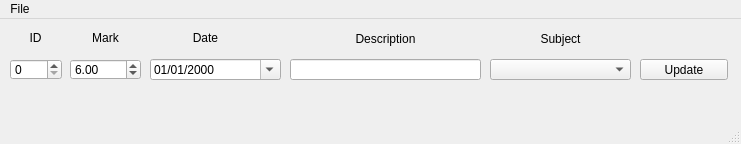
<?xml version="1.0" encoding="UTF-8"?>
<ui version="4.0">
 <class>upMKClass</class>
 <widget class="QMainWindow" name="upMKClass">
  <property name="geometry">
   <rect>
    <x>0</x>
    <y>0</y>
    <width>741</width>
    <height>144</height>
   </rect>
  </property>
  <property name="windowTitle">
   <string>Update a Mark</string>
  </property>
  <property name="windowIcon">
   <iconset resource="resources/res.qrc">
    <normaloff>:/imgs/images/window_icon.ico</normaloff>:/imgs/images/window_icon.ico</iconset>
  </property>
  <widget class="QWidget" name="centralwidget">
   <widget class="QComboBox" name="cbnSubject">
    <property name="geometry">
     <rect>
      <x>490</x>
      <y>40</y>
      <width>141</width>
      <height>21</height>
     </rect>
    </property>
   </widget>
   <widget class="QLabel" name="lblQueryStatus">
    <property name="geometry">
     <rect>
      <x>10</x>
      <y>70</y>
      <width>721</width>
      <height>20</height>
     </rect>
    </property>
    <property name="text">
     <string/>
    </property>
    <property name="alignment">
     <set>Qt::AlignCenter</set>
    </property>
   </widget>
   <widget class="QLabel" name="label_4">
    <property name="geometry">
     <rect>
      <x>490</x>
      <y>10</y>
      <width>141</width>
      <height>20</height>
     </rect>
    </property>
    <property name="text">
     <string>Subject</string>
    </property>
    <property name="alignment">
     <set>Qt::AlignCenter</set>
    </property>
   </widget>
   <widget class="QLabel" name="label_3">
    <property name="geometry">
     <rect>
      <x>290</x>
      <y>10</y>
      <width>191</width>
      <height>20</height>
     </rect>
    </property>
    <property name="text">
     <string>Description</string>
    </property>
    <property name="alignment">
     <set>Qt::AlignCenter</set>
    </property>
   </widget>
   <widget class="QLabel" name="label">
    <property name="geometry">
     <rect>
      <x>80</x>
      <y>10</y>
      <width>51</width>
      <height>18</height>
     </rect>
    </property>
    <property name="text">
     <string>Mark</string>
    </property>
    <property name="alignment">
     <set>Qt::AlignCenter</set>
    </property>
   </widget>
   <widget class="QPushButton" name="btnUpdateMark">
    <property name="geometry">
     <rect>
      <x>640</x>
      <y>40</y>
      <width>88</width>
      <height>21</height>
     </rect>
    </property>
    <property name="text">
     <string>Update</string>
    </property>
   </widget>
   <widget class="QLineEdit" name="lnDescription">
    <property name="geometry">
     <rect>
      <x>290</x>
      <y>40</y>
      <width>191</width>
      <height>21</height>
     </rect>
    </property>
   </widget>
   <widget class="QDoubleSpinBox" name="spnMark">
    <property name="geometry">
     <rect>
      <x>70</x>
      <y>40</y>
      <width>71</width>
      <height>21</height>
     </rect>
    </property>
    <property name="minimum">
     <double>1.000000000000000</double>
    </property>
    <property name="maximum">
     <double>10.000000000000000</double>
    </property>
    <property name="value">
     <double>6.000000000000000</double>
    </property>
   </widget>
   <widget class="QLabel" name="label_2">
    <property name="geometry">
     <rect>
      <x>150</x>
      <y>10</y>
      <width>111</width>
      <height>18</height>
     </rect>
    </property>
    <property name="text">
     <string>Date</string>
    </property>
    <property name="alignment">
     <set>Qt::AlignCenter</set>
    </property>
   </widget>
   <widget class="QDateTimeEdit" name="dtMark">
    <property name="geometry">
     <rect>
      <x>150</x>
      <y>40</y>
      <width>131</width>
      <height>21</height>
     </rect>
    </property>
    <property name="displayFormat">
     <string>dd/MM/yyyy</string>
    </property>
    <property name="calendarPopup">
     <bool>true</bool>
    </property>
   </widget>
   <widget class="QSpinBox" name="spnID">
    <property name="geometry">
     <rect>
      <x>10</x>
      <y>40</y>
      <width>52</width>
      <height>21</height>
     </rect>
    </property>
   </widget>
   <widget class="QLabel" name="label_5">
    <property name="geometry">
     <rect>
      <x>10</x>
      <y>10</y>
      <width>51</width>
      <height>18</height>
     </rect>
    </property>
    <property name="text">
     <string>ID</string>
    </property>
    <property name="alignment">
     <set>Qt::AlignCenter</set>
    </property>
   </widget>
  </widget>
  <widget class="QMenuBar" name="menubar">
   <property name="geometry">
    <rect>
     <x>0</x>
     <y>0</y>
     <width>741</width>
     <height>30</height>
    </rect>
   </property>
   <widget class="QMenu" name="menuFile">
    <property name="title">
     <string>File</string>
    </property>
    <addaction name="actionRefresh"/>
   </widget>
   <addaction name="menuFile"/>
  </widget>
  <widget class="QStatusBar" name="statusbar"/>
  <action name="actionRefresh">
   <property name="text">
    <string>&amp;Refresh</string>
   </property>
  </action>
 </widget>
 <resources>
  <include location="resources/res.qrc"/>
 </resources>
 <connections/>
</ui>
